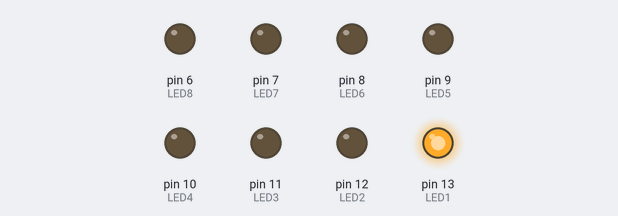
The sketch below on a simulated Arduino Uno, built with avr-gcc and run on an emulated ATmega328P. On the bench: output pins drawn as LEDs (lit = HIGH).

Above: at 0.05 s.
At 0.45 s:
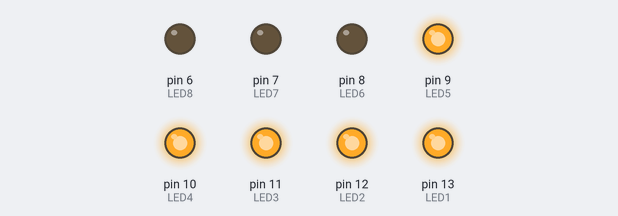
At 0.85 s:
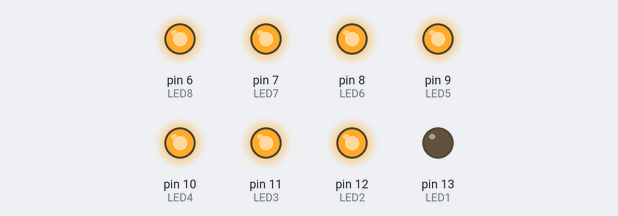
At 1.75 s:
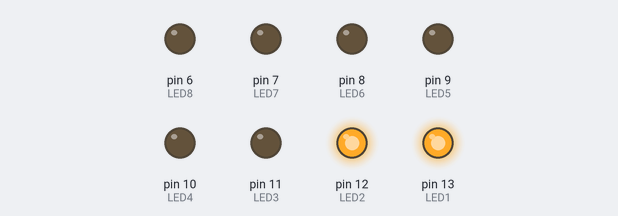
At 2.65 s:
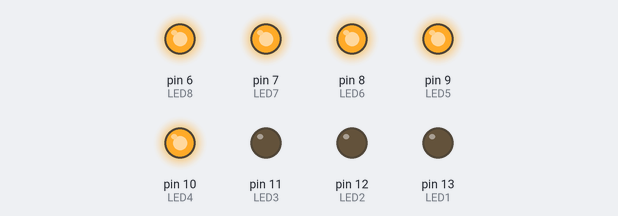
At 3.55 s:
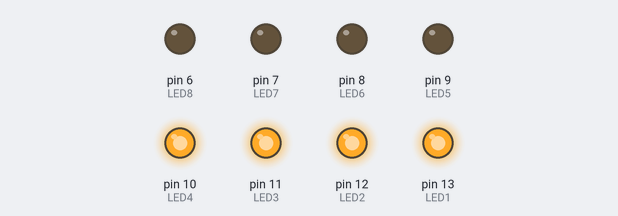
Timing chart, 0 to 3.9 s (numbered marks = the images above):
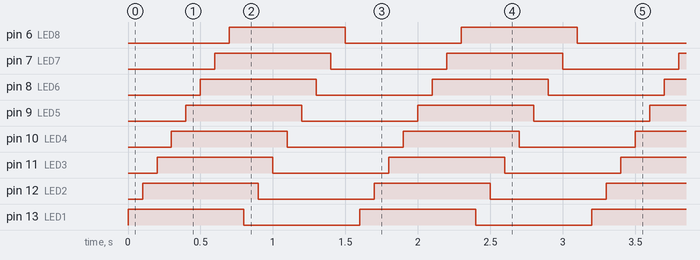

The sketch:

holiday_sequential_blinking_arduino.ino
```cpp
/* A simple program to sequentially turn on and turn off 3 LEDs */
//It's the holidays!

int LED1 = 13; //green
int LED2 = 12; //red
int LED3 = 11; //green
int LED4 = 10; //red
int LED5 = 9; //green
int LED6 = 8; //red
int LED7 = 7; //green
int LED8 = 6; //red

void setup() {
   pinMode(LED1, OUTPUT);
   pinMode(LED2, OUTPUT);
   pinMode(LED3, OUTPUT);
   pinMode(LED4, OUTPUT);
   pinMode(LED5, OUTPUT);
   pinMode(LED6, OUTPUT);
   pinMode(LED7, OUTPUT);
   pinMode(LED8, OUTPUT);
}

/*changed the speed for holiday lights*/
void loop() {
  digitalWrite(LED1, HIGH);    // turn on LED1
  delay(100);                  // wait for 200ms
  digitalWrite(LED2, HIGH);    // turn on LED2
  delay(100);                  // wait for 200ms
  digitalWrite(LED3, HIGH);    // turn on LED3
  delay(100);                  // wait for 200ms
  digitalWrite(LED4, HIGH);    // turn on LED4
  delay(100);                  // wait for 200ms
  digitalWrite(LED5, HIGH);    // turn on LED4
  delay(100);                  // wait for 200ms
  digitalWrite(LED6, HIGH);    // turn on LED4
  delay(100);                  // wait for 200ms
  digitalWrite(LED7, HIGH);    // turn on LED4
  delay(100);                  // wait for 200ms
  digitalWrite(LED8, HIGH);    // turn on LED4
  delay(100);                  // wait for 200ms
  digitalWrite(LED1, LOW);     // turn off LED1
  delay(100);                  // wait for 300ms
  digitalWrite(LED2, LOW);     // turn off LED2
  delay(100);                  // wait for 300ms
  digitalWrite(LED3, LOW);     // turn off LED3
  delay(100);                  // wait for 300ms
  digitalWrite(LED4, LOW);     // turn off LED3
  delay(100);                  // wait for 300ms
  digitalWrite(LED5, LOW);     // turn off LED3
  delay(100);                  // wait for 300ms
  digitalWrite(LED6, LOW);     // turn off LED3
  delay(100);                  // wait for 300ms
  digitalWrite(LED7, LOW);     // turn off LED3
  delay(100);                  // wait for 300ms
  digitalWrite(LED8, LOW);     // turn off LED3
  delay(100);                  // wait for 300ms before running program all over again
}

//made with tutorial
```

Measured:
- by itself, pin 6 (LED8), pin 7 (LED7), pin 8 (LED6), pin 9 (LED5), pin 10 (LED4), pin 11 (LED3), pin 12 (LED2), pin 13 (LED1): alternates HIGH for 0.80 s and LOW for 0.80 s
- by itself, everything shown: repeats every 1.6 s, in 16 steps
